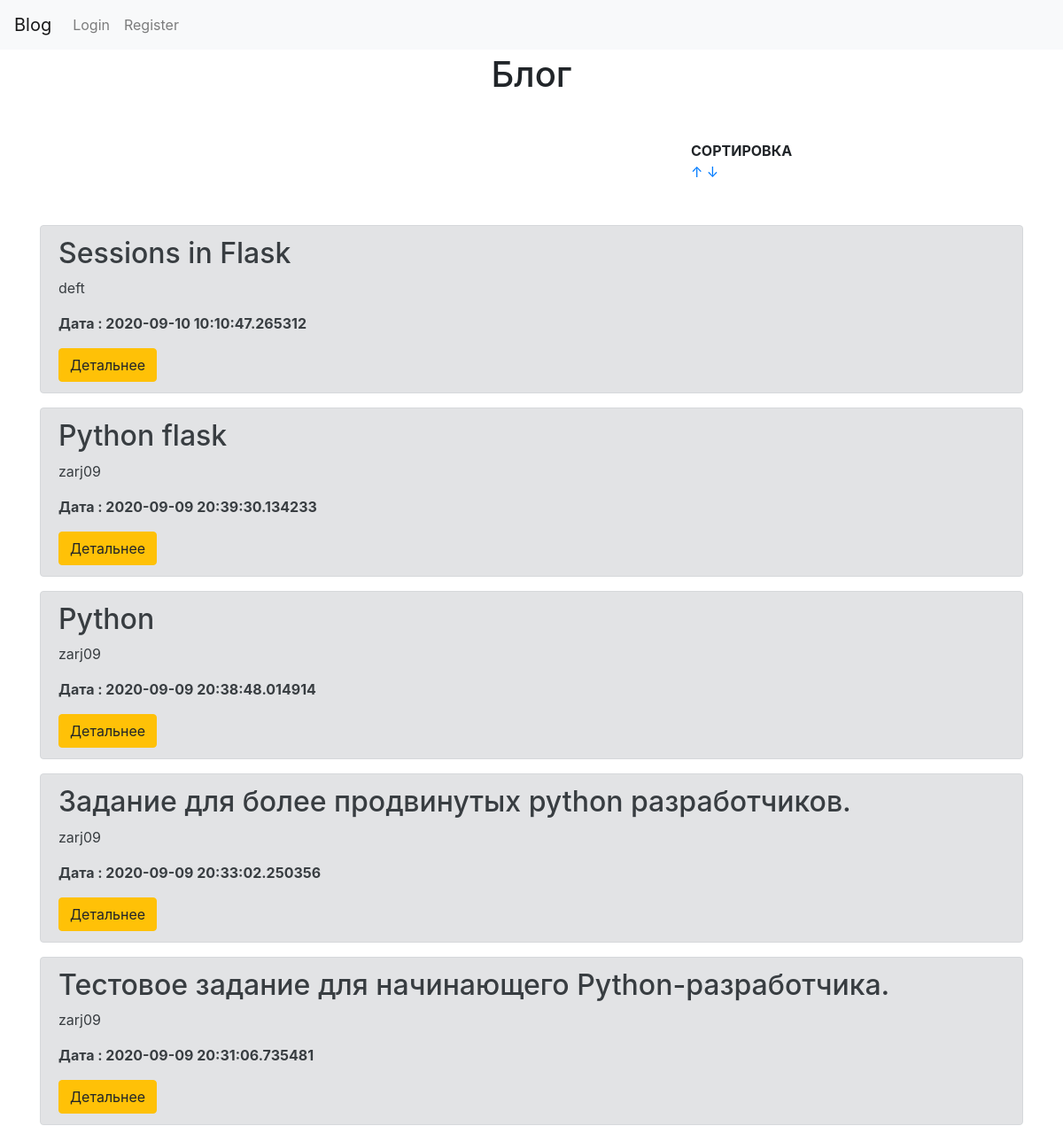
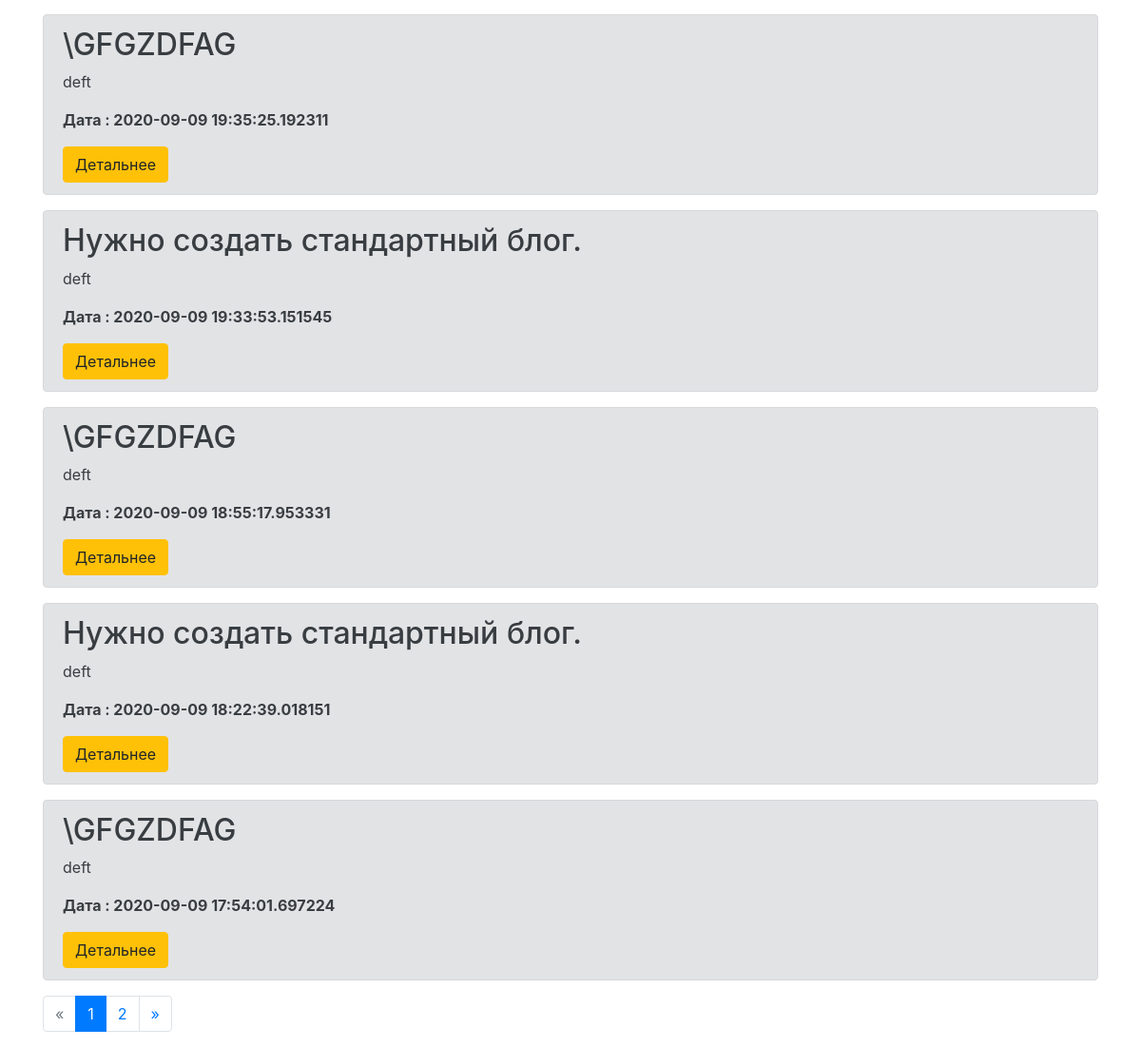
The page / on the database its author committed (2 pictures, top to bottom).
### app.py (models this page shows, shortened)
class Article(db.Model):
    __tablename__ = 'articl'
    id=db.Column(db.Integer,primary_key=True)
    Authors=db.Column(db.String(50), nullable = False)
    Header=db.Column(db.String(300), nullable = False)
    content = db.Column(db.String(1500), nullable = False)
    img1=db.Column(db.String(248), nullable=True)
    creationData=db.Column(db.DateTime,default=datetime.now())
    tags= db.relationship('Tag',backref='Tag',lazy='dynamic')

### app.py (the view)
@app.route('/')
def index():
    order = request.args.get('sort')
    page=request.args.get('page')
    if order is not None:
        if order == '1':
            articles = Article.query.order_by(Article.creationData)
        elif order == '2':
            articles = Article.query.order_by(Article.creationData.desc())
    else:
        articles = Article.query.order_by(Article.creationData.desc())
    if page and page.isdigit():
        page=int(page)
    else:
        page=1
    pages=articles.paginate(page=page,per_page=10)
    return render_template('index.html',articles=articles,pages =pages)

### templates/index.html (shortened to what this page needs)
        {% extends "base.html" %}
        {% block content %}
    <div class="container">
        <h1 class="text-center mt-1"> Блог </h1>
            </div>
    <div class="row" style= margin-top:50px;margin-left:315px>
        <div class="col-md-2 offset-md-6">
            <span><b>СОРТИРОВКА</b></span>
            <a href="/?sort=1">&uarr;</a>
            <a href="/?sort=2">&darr;</a>
        </div>
</div>
<div class="container mt-5">
    {%for art in pages.items%}
    <div class="alert alert-secondary">
        <h2>{{art.Header}}</h2>
        <p>{{ art.Authors}}</p>
        <p><b>Дата : {{art.creationData}}</b></p>
        <a href="/show?id={{ art.id }}"class="btn btn-warning"> Детальнее </a>
    </div>
    {%endfor%}
            <nav aria-label="...">
                <ul class="pagination">
                  <li {%if not pages.prev_num%} class="page-item disabled" {%else%} class="page-item " {%endif%}>
                    <a class="page-link" href='./?page={{pages.prev_num}}' tabindex="-1">«</a>
                  </li>
                  {%for page in pages.iter_pages() %}
                  {%if  page==pages.page%} <li class="page-item active">{%endif%}
                      {%if page %}
                    <a class="page-link" href="./?page={{page}}">{{page}} <span class="sr-only">(current)</span></a>
                  </li>
                  {%else%}
                  <li class="page-item disabled"><a class="page-link" href="">...</a></li>
                  {%endif%}
                  {% endfor %}
                  <li {%if not pages.next_num%} class="page-item disabled" {%else%} class="page-item " {%endif%}>
                      <a class="page-link" href="./?page={{pages.next_num}}">»</a>
                  </li>
              </ul>
              </nav>        </div>
{% endblock %}

### templates/base.html (shortened to what this page needs)
<!DOCTYPE html>
    <head>
      <link rel="stylesheet" href="https://stackpath.bootstrapcdn.com/bootstrap/4.5.0/css/bootstrap.min.css">
      <nav class="navbar navbar-expand-lg navbar-light bg-light">
        <a class="navbar-brand" href="{{ url_for('index') }}"> Blog</a>
        <div class="collapse navbar-collapse" id="navbarNav">
          <ul class="navbar-nav">
            {% if current_user.is_authenticated %}
            <li class="nav-item">
              <a class="nav-link" > Welcome {{current_user.username}}</a>
            </li>
            <li class="nav-item">
              <a class="nav-link" href="{{ url_for('add') }}" > Add post</a>
            </li>
            <li class="nav-item">
              <a class="nav-link" href="\admin"  >Admin</a>
            </li>
            <li class="nav-item">
              <a class="nav-link" href="{{ url_for('logout') }}"> Logout</a>
            </li>
            {% else %}
            <li class="nav-item">
              <a class="nav-link" href="{{ url_for('login') }}"  >Login</a>
            </li>
            <li class="nav-item">
              <a class="nav-link" href="{{ url_for('register') }}" > Register</a>
            </li>
              {% endif %}
          </ul>
        </div>
      </nav>
      </head>
      <body>
        {%block content%} {%endblock%}
      </body>
</html>

### rows shown on the page
Article: Header "Sessions in Flask", Authors "deft", creationData "2020-09-10 10:10:47.265312"
Article: Header "Python flask", Authors "zarj09", creationData "2020-09-09 20:39:30.134233"
Article: Header "Python", Authors "zarj09", creationData "2020-09-09 20:38:48.014914"
Article: Header "Задание для более продвинутых python разработчиков.", Authors "zarj09", creationData "2020-09-09 20:33:02.250356"
Article: Header "Тестовое задание для начинающего Python-разработчика.", Authors "zarj09", creationData "2020-09-09 20:31:06.735481"
Article: Header "\\GFGZDFAG", Authors "deft", creationData "2020-09-09 19:35:25.192311"
Article: Header "Нужно создать стандартный блог.", Authors "deft", creationData "2020-09-09 19:33:53.151545"
Article: Header "\\GFGZDFAG", Authors "deft", creationData "2020-09-09 18:55:17.953331"
Article: Header "Нужно создать стандартный блог.", Authors "deft", creationData "2020-09-09 18:22:39.018151"
Article: Header "\\GFGZDFAG", Authors "deft", creationData "2020-09-09 17:54:01.697224"

### other values the page prints
{{ page }} "1" "2"
